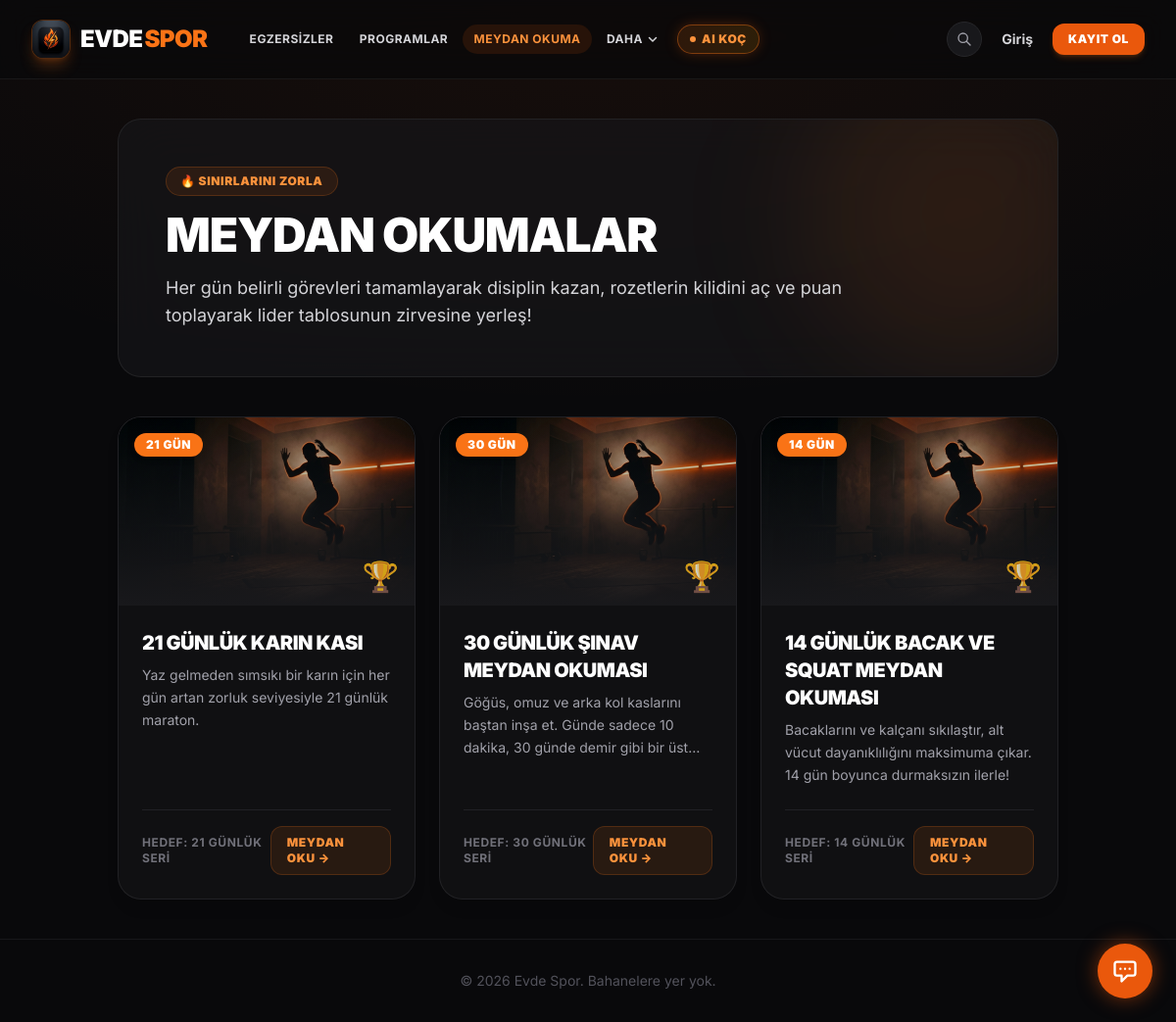
/challenges, run on the app's committed database.
### models.py (models this page shows)
class Challenge(db.Model):
    id = db.Column(db.Integer, primary_key=True)
    title = db.Column(db.String(100), nullable=False)
    slug = db.Column(db.String(100), unique=True, nullable=False)
    description = db.Column(db.Text, nullable=True)
    duration_days = db.Column(db.Integer, nullable=False)

### app.py (the view)
    @app.route('/challenges')
    def challenges():
        all_challenges = Challenge.query.all()
        user_challenges = []
        if current_user.is_authenticated:
            user_challenges = [uc.challenge_id for uc in current_user.challenges]
        return render_template('challenges.html', challenges=all_challenges, user_challenges=user_challenges)

### templates/challenges.html (shortened to what this page needs)
{% extends 'base.html' %}
{% block content %}
<div class="max-w-7xl mx-auto relative z-10 space-y-10">
    <div class="relative overflow-hidden rounded-3xl border border-zinc-800/80 bg-zinc-900/60 p-8 md:p-12 backdrop-blur-xl">
        <div class="absolute -right-16 -top-16 w-80 h-80 bg-orange-500/10 rounded-full blur-3xl pointer-events-none"></div>
        <div class="relative z-10 max-w-3xl">
            <div class="inline-flex items-center gap-2 px-3.5 py-1.5 rounded-full text-xs font-black uppercase tracking-wider bg-orange-500/10 border border-orange-500/20 text-orange-400 mb-4">
                🔥 Sınırlarını Zorla
            </div>
            <h1 class="text-3xl md:text-5xl font-black text-white font-heading uppercase tracking-tight mb-4">
                Meydan Okumalar
            </h1>
            <p class="text-zinc-300 text-base md:text-lg leading-relaxed">
                Her gün belirli görevleri tamamlayarak disiplin kazan, rozetlerin kilidini aç ve puan toplayarak lider tablosunun zirvesine yerleş!
            </p>
        </div>
    </div>
    <div class="grid grid-cols-1 md:grid-cols-2 lg:grid-cols-3 gap-6">
        {% for challenge in challenges %}
        {% set is_joined = challenge.id in user_challenges %}
        <div class="group relative rounded-3xl border border-zinc-800/80 hover:border-orange-500/50 bg-zinc-900/50 hover:bg-zinc-900/80 overflow-hidden flex flex-col justify-between transition-all duration-300 transform hover:-translate-y-1 shadow-lg hover:shadow-orange-500/10 backdrop-blur-md">
            <div>
                <div class="relative h-48 w-full overflow-hidden bg-zinc-950">
                    <img src="/static/images/{{ challenge.slug }}.jpg"
                         onerror="this.src='/static/images/page_hero_bg.jpg'"
                         alt="{{ challenge.title }}"
                         class="w-full h-full object-cover group-hover:scale-105 transition-transform duration-500">
                    <div class="absolute inset-0 bg-gradient-to-t from-zinc-900 via-zinc-900/50 to-transparent"></div>
                    <div class="absolute top-4 left-4 flex items-center gap-2 z-10">
                        <span class="px-3 py-1 rounded-full text-xs font-black uppercase tracking-wider bg-orange-500 text-white shadow-md">
                            {{ challenge.duration_days }} Gün
                        </span>
                    </div>
                    <div class="absolute bottom-3 right-4 text-3xl opacity-80 group-hover:scale-110 transition-transform">
                        🏆
                    </div>
                </div>
                <div class="p-6">
                    <h3 class="text-xl font-black text-white font-heading uppercase tracking-tight group-hover:text-orange-400 transition-colors mb-2">
                        {{ challenge.title }}
                    </h3>
                    <p class="text-zinc-400 text-sm leading-relaxed line-clamp-3">
                        {{ challenge.description }}
                    </p>
                </div>
            </div>
            <div class="p-6 pt-0">
                <div class="pt-4 border-t border-zinc-800/80 flex items-center justify-between">
                    <div class="text-xs font-bold text-zinc-500 uppercase tracking-wider">
                        Hedef: {{ challenge.duration_days }} Günlük Seri
                    </div>
                    <a href="/challenges/{{ challenge.slug }}" class="inline-flex items-center gap-1.5 px-4 py-2 rounded-xl {% if is_joined %}bg-emerald-500/10 text-emerald-400 border border-emerald-500/20 hover:bg-emerald-500/20{% else %}bg-orange-500/10 text-orange-400 border border-orange-500/20 hover:bg-orange-500 hover:text-white{% endif %} text-xs font-black uppercase tracking-wider transition-all">
                        {% if is_joined %}Devam Et →{% else %}Meydan Oku →{% endif %}
                    </a>
                </div>
            </div>
        </div>
        {% endfor %}
    </div>
</div>
{% endblock %}

### templates/base.html (style rules this page uses)
html { scroll-behavior: smooth; }
body { background-color: #09090b; color: #fafafa; font-family: 'Inter', -apple-system, BlinkMacSystemFont, 'Segoe UI', Roboto, sans-serif; -webkit-font-smoothing: antialiased; -moz-osx-font-smoothing: grayscale; background-image: radial-gradient(ellipse 80% 50% at 50% -10%, rgba(234,88,12,0.08), transparent); }
h1, h2, h3, h4, .font-heading, .font-display { font-family: 'Inter', -apple-system, BlinkMacSystemFont, sans-serif; font-weight: 800; letter-spacing: -0.02em; }

### data on the page
Challenge: duration_days "21", title "21 GÜNLÜK KARIN KASI", description "Yaz gelmeden sımsıkı bir karın için her gün artan zorluk seviyesiyle 21 günlük maraton."
Challenge: duration_days "30", title "30 GÜNLÜK ŞINAV MEYDAN OKUMASI", description "Göğüs, omuz ve arka kol kaslarını baştan inşa et. Günde sadece 10 dakika, 30 günde demir gibi bir…"
Challenge: duration_days "14", title "14 GÜNLÜK BACAK VE SQUAT MEYDAN OKUMASI", description "Bacaklarını ve kalçanı sıkılaştır, alt vücut dayanıklılığını maksimuma çıkar. 14 gün boyunca durmaksızın ilerle!"

### other printed values
{{ label }} "EGZERSIZLER PROGRAMLAR MEYDAN OKUMA"
